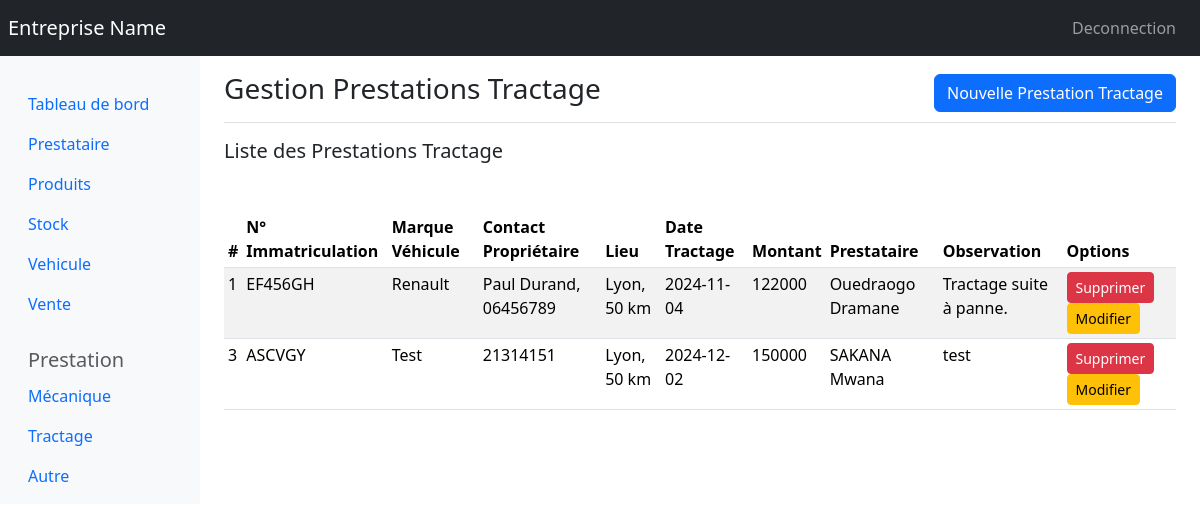
Screenshot of /prestationT.php with the database file from the repository.
### tables this page shows
CREATE TABLE Tractage (id INTEGER PRIMARY KEY AUTOINCREMENT NOT NULL, date_entree DATE, vehicule INTEGER CONSTRAINT fk_vehicule_pt REFERENCES Vehicule (id) ON DELETE RESTRICT ON UPDATE RESTRICT MATCH SIMPLE NOT NULL, num_immatriculation TEXT NOT NULL, proprietaire_contact TEXT NOT NULL, lieu_kilometrage TEXT NOT NULL, montant REAL NOT NULL, prestataire INTEGER REFERENCES Prestataire (id) ON DELETE RESTRICT ON UPDATE RESTRICT MATCH SIMPLE NOT NULL, observation TEXT);

CREATE TABLE Vehicule (id INTEGER PRIMARY KEY AUTOINCREMENT NOT NULL, nom TEXT NOT NULL);

CREATE TABLE Prestataire (id INTEGER PRIMARY KEY AUTOINCREMENT NOT NULL, nom TEXT NOT NULL, prenom TEXT NOT NULL, date_naissance TEXT NOT NULL, telephone TEXT NOT NULL, telephone2 TEXT, poste REAL NOT NULL);

### prestationT.php (the view, shortened to what this page needs)
<?php
include_once('header.php');
$database = dbConnect();
$stmt = $database->prepare("SELECT t.id, t.date_entree, t.vehicule, t.num_immatriculation, t.proprietaire_contact, t.lieu_kilometrage, t.montant,
    t.prestataire, t.observation, v.nom AS vehicule_nom, p.nom AS prestataire_nom, p.prenom AS prestataire_prenom FROM Tractage t
    LEFT JOIN vehicule v ON t.vehicule = v.id
    LEFT JOIN prestataire p ON t.prestataire = p.id");
$stmt->execute();
$tractages = $stmt->fetchAll(PDO::FETCH_ASSOC);
?>
<main role="main" class="col-md-9 ml-sm-auto col-lg-10 pt-3 px-4">
    <div class="d-flex justify-content-between flex-wrap flex-md-nowrap align-items-center pb-2 mb-3 border-bottom">
        <h3 class="h3">Gestion Prestations Tractage</h3>
        <div class="btn-toolbar mb-2 mb-md-0">
            <div class="btn-group mr-2">
                <a href="#" id="addProd" data-bs-toggle="modal" data-bs-target="#exampleModalAdd" class="btn btn-primary">
                    Nouvelle Prestation Tractage
                </a>
            </div>
        </div>
    </div>
    <div>
        <h5 class="mb-5">Liste des Prestations Tractage</h5>
        <div class="table-responsive">
            <table id="productTable" class="table table-striped table-sm">
                <thead>
                    <tr>
                        <th>#</th>
                        <th>N° Immatriculation</th>
                        <th>Marque Véhicule</th>
                        <th>Contact Propriétaire</th>
                        <th>Lieu</th>
                        <th>Date Tractage</th>
                        <th>Montant</th>
                        <th>Prestataire</th>
                        <th>Observation</th>
                        <th>Options</th>
                    </tr>
                </thead>
                <tbody>
                    <?php if (!empty($tractages)) {
                        foreach ($tractages as $tractage) { ?>
                            <tr>
                                <td><?=htmlspecialchars($tractage['id']);?></td>
                                <td><?=htmlspecialchars($tractage['num_immatriculation']);?></td>
                                <td><?=htmlspecialchars($tractage['vehicule_nom']);?></td>
                                <td><?=htmlspecialchars($tractage['proprietaire_contact']);?></td>
                                <td><?=htmlspecialchars($tractage['lieu_kilometrage']);?></td>
                                <td><?=htmlspecialchars($tractage['date_entree']);?></td>
                                <td><?=htmlspecialchars($tractage['montant']);?></td>
                                <td><?=htmlspecialchars($tractage['prestataire_nom']);?> <?=htmlspecialchars($tractage['prestataire_prenom']);?></td>
                                <td><?=htmlspecialchars($tractage['observation']);?></td>
                                <td>
                                    <a href="prestationT_delete.php?id=<?=$tractage['id'];?>" class="btn btn-sm btn-danger">Supprimer</a>
                                    <a href="#" class="btn btn-sm btn-warning" data-bs-toggle="modal" data-bs-target="#exampleModalMaj" data-id="<?=$tractage['id'];?>" data-num_immatriculation="<?=$tractage['num_immatriculation'];?>" data-vehicule="<?=$tractage['vehicule'];?>" data-proprietaire_contact="<?=$tractage['proprietaire_contact'];?>" data-lieu_kilometrage="<?=$tractage['lieu_kilometrage'];?>" data-date_entree="<?=$tractage['date_entree'];?>" data-montant="<?=$tractage['montant'];?>"  data-prestataire="<?=$tractage['prestataire'];?>"  data-observation="<?=$tractage['observation'];?>">Modifier</a>
                                </td>
                            </tr>
                        <?php }
                    } ?>
                </tbody>
            </table>
        </div>
    </div>
</main>

### assets/dataTables/css/dataTables.dataTables.css (style rules this page uses)
:root { --dt-row-selected: 13, 110, 253; --dt-row-selected-text: 255, 255, 255; --dt-row-selected-link: 9, 10, 11; --dt-row-stripe: 0, 0, 0; --dt-row-hover: 0, 0, 0; --dt-column-ordering: 0, 0, 0; --dt-html-background: white; }

### rows the page displays
tractage: id "1", num_immatriculation "EF456GH", vehicule.nom "Renault", proprietaire_contact "Paul Durand, 06456789", lieu_kilometrage "Lyon, 50 km", date_entree "2024-11-04", montant "122000", prestataire.nom "Ouedraogo", prestataire.prenom "Dramane", observation "Tractage suite à panne."
tractage: id "3", num_immatriculation "ASCVGY", vehicule.nom "Test", proprietaire_contact "21314151", lieu_kilometrage "Lyon, 50 km", date_entree "2024-12-02", montant "150000", prestataire.nom "SAKANA", prestataire.prenom "Mwana", observation "test"
